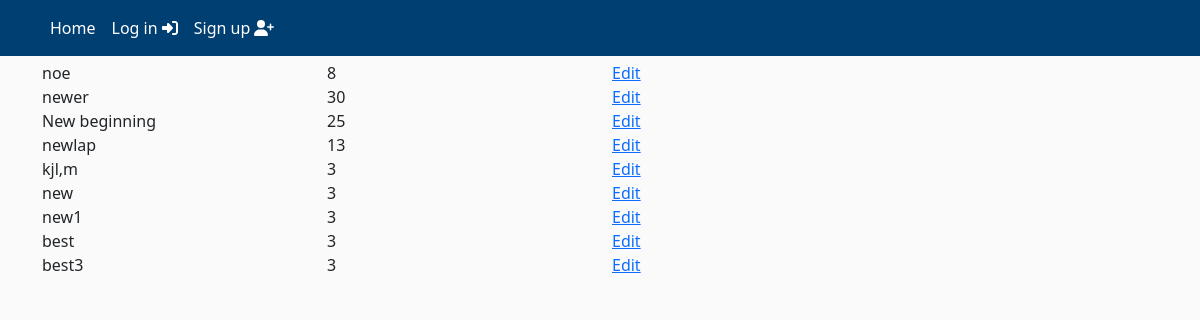
Page /created_quiz/ on the earlier database version.
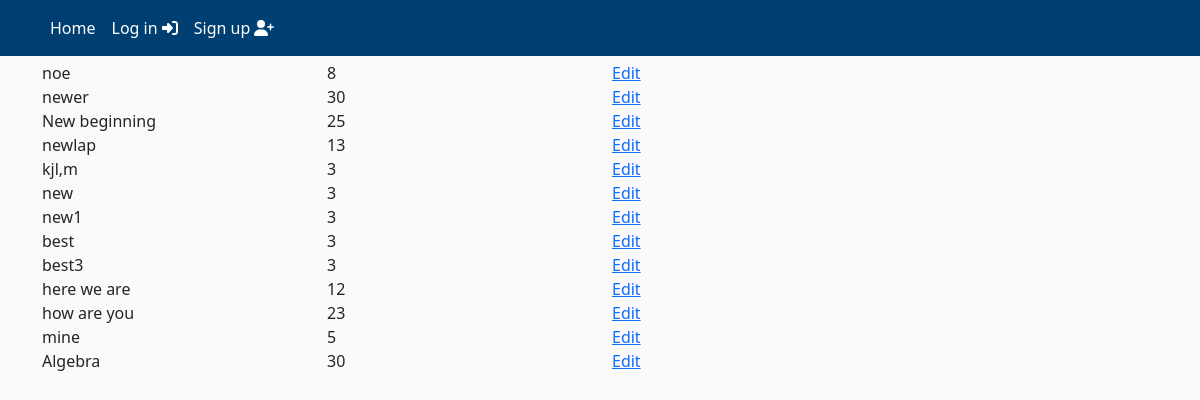
Same page on the later database version.
### quiz/models.py (models this page shows, shortened)
class Quiz(models.Model):
    title = models.CharField(max_length=255)
    description = models.TextField()
    time_limit = models.PositiveIntegerField(help_text="Time limit in minutes")
    subject = models.ForeignKey(Subject, related_name='quizzes', on_delete=models.SET_NULL, null=True)

### quiz/views.py (the view)
# urls.py: path('created_quiz/', views.created_quiz, name='created_quiz'),
def created_quiz(request):
    quizzes = Quiz.objects.all()
    return render(request, 'quiz/created_quiz.html', {'quizzes': quizzes})

### quiz/templates/quiz/created_quiz.html
{% extends 'quiz/header.html' %}
{% block content %}
    {% for quiz in quizzes %}
        <div class="class row">
            <div class="class col-4 col-md-3">
                {{ quiz.title }}
            </div>
            <div class="class col-4 col-md-3">
                {{ quiz.time_limit }}
            </div>
            <div class="class col-3 align-self-end">
                <a href="{% url 'add_question' quiz.id %}" class="">Edit</a>
            </div>
        </div>
    {% endfor %}
{% endblock %}

Differences in the rows shown:
added Quiz: title "here we are", time_limit "12"
added Quiz: title "how are you", time_limit "23"
added Quiz: title "mine", time_limit "5"
added Quiz: title "Algebra", time_limit "30"
